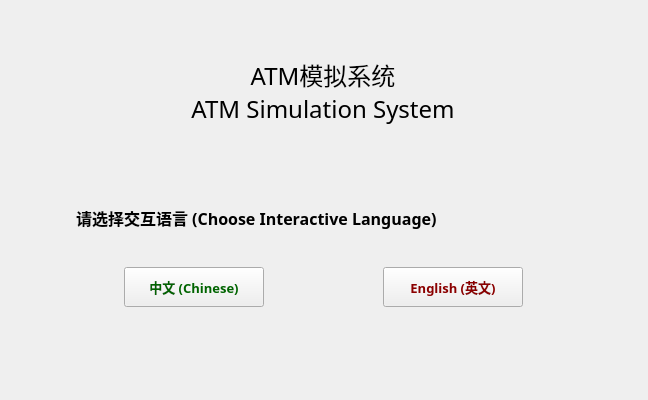
<?xml version="1.0" encoding="UTF-8"?>
<ui version="4.0">
 <class>QtATMClass</class>
 <widget class="QMainWindow" name="QtATMClass">
  <property name="geometry">
   <rect>
    <x>0</x>
    <y>0</y>
    <width>648</width>
    <height>400</height>
   </rect>
  </property>
  <property name="minimumSize">
   <size>
    <width>648</width>
    <height>400</height>
   </size>
  </property>
  <property name="maximumSize">
   <size>
    <width>648</width>
    <height>400</height>
   </size>
  </property>
  <property name="windowTitle">
   <string>ATM模拟系统(ATM Simulation System)</string>
  </property>
  <widget class="QWidget" name="centralWidget">
   <layout class="QVBoxLayout" name="verticalLayout_2">
    <item>
     <layout class="QVBoxLayout" name="verticalLayout">
      <item>
       <spacer name="verticalSpacer">
        <property name="orientation">
         <enum>Qt::Vertical</enum>
        </property>
        <property name="sizeType">
         <enum>QSizePolicy::Fixed</enum>
        </property>
        <property name="sizeHint" stdset="0">
         <size>
          <width>20</width>
          <height>40</height>
         </size>
        </property>
       </spacer>
      </item>
      <item>
       <widget class="QLabel" name="lab_ATM">
        <property name="minimumSize">
         <size>
          <width>624</width>
          <height>80</height>
         </size>
        </property>
        <property name="maximumSize">
         <size>
          <width>624</width>
          <height>80</height>
         </size>
        </property>
        <property name="font">
         <font>
          <family>微软雅黑</family>
          <pointsize>18</pointsize>
         </font>
        </property>
        <property name="text">
         <string>ATM模拟系统
ATM Simulation System</string>
        </property>
        <property name="alignment">
         <set>Qt::AlignCenter</set>
        </property>
        <property name="wordWrap">
         <bool>true</bool>
        </property>
        <property name="margin">
         <number>0</number>
        </property>
       </widget>
      </item>
      <item>
       <spacer name="verticalSpacer_2">
        <property name="orientation">
         <enum>Qt::Vertical</enum>
        </property>
        <property name="sizeHint" stdset="0">
         <size>
          <width>20</width>
          <height>30</height>
         </size>
        </property>
       </spacer>
      </item>
      <item>
       <layout class="QHBoxLayout" name="horizontalLayout_2">
        <item>
         <spacer name="horizontalSpacer_2">
          <property name="orientation">
           <enum>Qt::Horizontal</enum>
          </property>
          <property name="sizeHint" stdset="0">
           <size>
            <width>40</width>
            <height>20</height>
           </size>
          </property>
         </spacer>
        </item>
        <item>
         <widget class="QLabel" name="lab_language">
          <property name="minimumSize">
           <size>
            <width>0</width>
            <height>26</height>
           </size>
          </property>
          <property name="maximumSize">
           <size>
            <width>500</width>
            <height>26</height>
           </size>
          </property>
          <property name="font">
           <font>
            <family>微软雅黑 Light</family>
            <pointsize>12</pointsize>
            <weight>75</weight>
            <bold>true</bold>
           </font>
          </property>
          <property name="text">
           <string>请选择交互语言 (Choose Interactive Language)</string>
          </property>
         </widget>
        </item>
        <item>
         <spacer name="horizontalSpacer">
          <property name="orientation">
           <enum>Qt::Horizontal</enum>
          </property>
          <property name="sizeHint" stdset="0">
           <size>
            <width>200</width>
            <height>20</height>
           </size>
          </property>
         </spacer>
        </item>
       </layout>
      </item>
      <item>
       <layout class="QHBoxLayout" name="horizontalLayout">
        <property name="topMargin">
         <number>30</number>
        </property>
        <item>
         <widget class="QPushButton" name="btn_zh">
          <property name="minimumSize">
           <size>
            <width>140</width>
            <height>40</height>
           </size>
          </property>
          <property name="maximumSize">
           <size>
            <width>140</width>
            <height>40</height>
           </size>
          </property>
          <property name="font">
           <font>
            <family>微软雅黑 Light</family>
            <pointsize>10</pointsize>
            <weight>75</weight>
            <bold>true</bold>
           </font>
          </property>
          <property name="styleSheet">
           <string notr="true">QPushButton{color:darkGreen}</string>
          </property>
          <property name="text">
           <string>中文 (Chinese)</string>
          </property>
         </widget>
        </item>
        <item>
         <widget class="QPushButton" name="btn_en">
          <property name="minimumSize">
           <size>
            <width>140</width>
            <height>40</height>
           </size>
          </property>
          <property name="maximumSize">
           <size>
            <width>140</width>
            <height>40</height>
           </size>
          </property>
          <property name="font">
           <font>
            <family>微软雅黑 Light</family>
            <pointsize>10</pointsize>
            <weight>75</weight>
            <bold>true</bold>
           </font>
          </property>
          <property name="styleSheet">
           <string notr="true">QPushButton{color:darkRed}</string>
          </property>
          <property name="text">
           <string>English (英文)</string>
          </property>
         </widget>
        </item>
       </layout>
      </item>
      <item>
       <spacer name="verticalSpacer_3">
        <property name="orientation">
         <enum>Qt::Vertical</enum>
        </property>
        <property name="sizeType">
         <enum>QSizePolicy::Fixed</enum>
        </property>
        <property name="sizeHint" stdset="0">
         <size>
          <width>20</width>
          <height>50</height>
         </size>
        </property>
       </spacer>
      </item>
      <item>
       <widget class="QLabel" name="lab_time">
        <property name="sizePolicy">
         <sizepolicy hsizetype="Preferred" vsizetype="Preferred">
          <horstretch>0</horstretch>
          <verstretch>0</verstretch>
         </sizepolicy>
        </property>
        <property name="minimumSize">
         <size>
          <width>0</width>
          <height>26</height>
         </size>
        </property>
        <property name="maximumSize">
         <size>
          <width>16777215</width>
          <height>26</height>
         </size>
        </property>
        <property name="font">
         <font>
          <family>微软雅黑 Light</family>
          <pointsize>9</pointsize>
          <weight>75</weight>
          <bold>true</bold>
         </font>
        </property>
        <property name="layoutDirection">
         <enum>Qt::LeftToRight</enum>
        </property>
        <property name="text">
         <string/>
        </property>
        <property name="alignment">
         <set>Qt::AlignRight|Qt::AlignTrailing|Qt::AlignVCenter</set>
        </property>
       </widget>
      </item>
     </layout>
    </item>
   </layout>
  </widget>
  <action name="actionShow">
   <property name="text">
    <string>显示主界面</string>
   </property>
   <property name="toolTip">
    <string>显示主界面</string>
   </property>
  </action>
  <action name="actionExit">
   <property name="text">
    <string>退出系统</string>
   </property>
   <property name="toolTip">
    <string>退出系统</string>
   </property>
  </action>
 </widget>
 <layoutdefault spacing="6" margin="11"/>
 <resources>
  <include location="QtATM.qrc"/>
 </resources>
 <connections/>
</ui>
